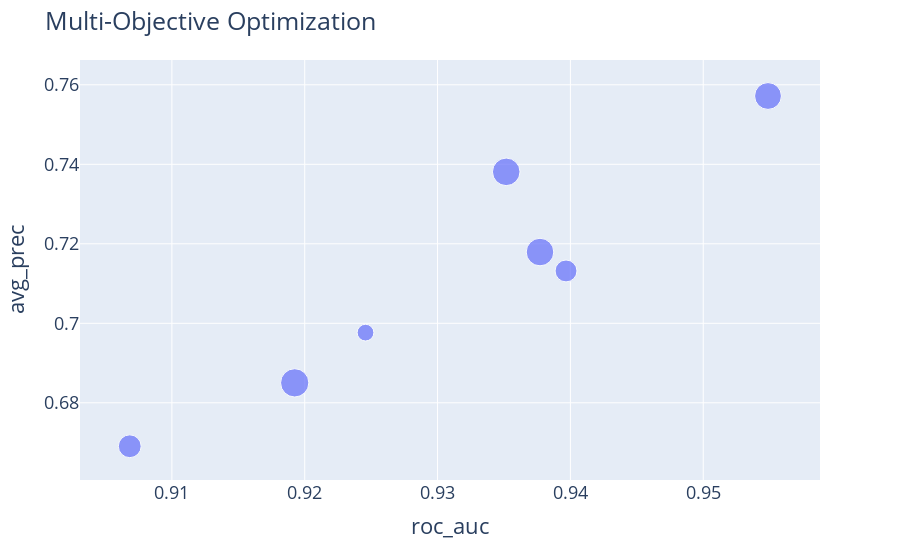

Notebook code cell kept with this figure:
### Code cell
fig = px.scatter(df_study,
                 x='values_0',y='values_1',
#                  error_x='values_1',
#                  color='params_classifier_method',
                 size='params_max_depth',
#                  symbol="sampler",
                 
                 labels={'params_n_estimators':'n_estimators',
                         'params_max_depth':'max_depth',
                         'params_classifier_method':'classifier',
                         'params_imputer_method':'imputer',
                          'values_0':'roc_auc',
                          'values_1':'avg_prec'},
                 hover_name='number',
                 color_continuous_scale='bluered')

# fig.add_vline(x=basemodel_logloss,
#              annotation_text="model baseline", 
#              annotation_position="top right")

fig.update_layout(
    title="Multi-Objective Optimization",
#     xaxis_title="FPR",
#     yaxis_title="TPR",
    font_size=18)
    
fig.show()

### Figure 1 — Plotly figure (JSON) as saved in the notebook; plotly's stock layout.template omitted (floating-point values rounded to 4 significant figures)
{"data": [{"hovertemplate": "<b>%{hovertext}</b><br><br>roc_auc=%{x}<br>avg_prec=%{y}<br>max_depth=%{marker.size}<extra></extra>", "hovertext": [0, 1, 2, 3, 4, 5, 6, 7], "legendgroup": "", "marker": {"color": "#636efa", "size": [19, 13, 20, 12, 7, 19, 20, 18], "sizemode": "area", "sizeref": 0.05, "symbol": "circle"}, "mode": "markers", "name": "", "orientation": "v", "showlegend": false, "type": "scatter", "x": [0.9377, 0.9068, null, 0.9397, 0.9246, 0.9352, 0.9192, 0.9549], "xaxis": "x", "y": [0.7179, 0.6691, null, 0.7132, 0.6977, 0.7381, 0.685, 0.7572], "yaxis": "y"}], "layout": {"font": {"size": 18}, "legend": {"itemsizing": "constant", "tracegroupgap": 0}, "margin": {"t": 60}, "title": {"text": "Multi-Objective Optimization"}, "xaxis": {"anchor": "y", "domain": [0, 1], "title": {"text": "roc_auc"}}, "yaxis": {"anchor": "x", "domain": [0, 1], "title": {"text": "avg_prec"}}}}
